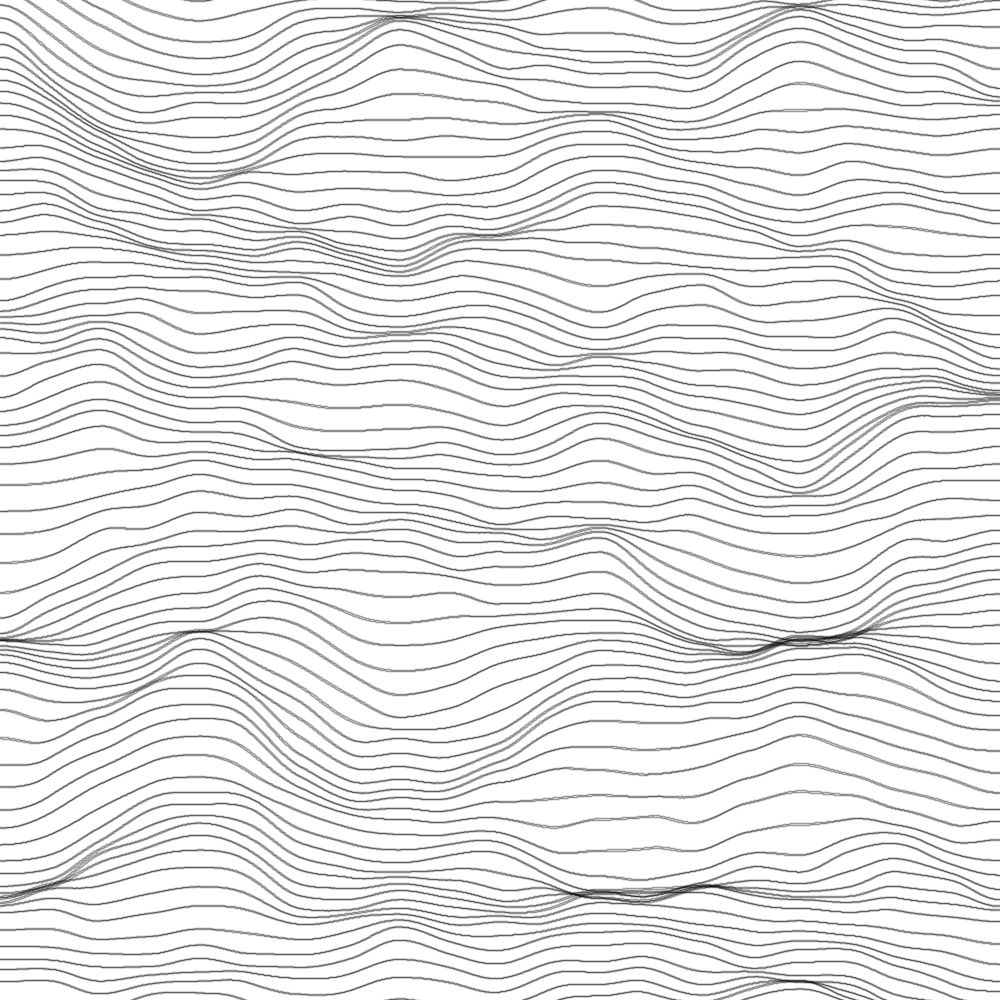
Frame 1 (no input)
Frame 60 (the mouse pressed at the canvas centre just before this capture): identical to frame 1, image omitted
Frame 120 (the mouse held since frame 60 and released just before this capture): identical to frame 1, image omitted

The Processing sketch that drew this single still picture (run headless with seeded random() and noise(); from frame 60 on, the mouse is pressed at the canvas centre):

// Processing sketch: linesAreNice
// ── linesAreNice.pde

class Terrain {
  float yi;
  
  Terrain(float y){
    yi = y;
  }

  void display() {
    beginShape();
    noFill();
    float noiseX =  0.008 * this.yi + zoff;
    for(int i = 0; i < width; i++) {
      float noiseY =  0.005 * i + zoff;
      float noiseVal = 200 * noise(noiseX, noiseY);

      vertex(i, this.yi + noiseVal);
      
    }
    endShape();
  }

}


int resy = 100;
Terrain[] lines;
float xoff, yoff, zoff;



void setup() {
  size(1000 , 1000);
  background(255);
  noiseSeed(250892);
  
  stroke(0, 100);
  strokeWeight(1.5);
  
  zoff = 0;
  lines = new Terrain[resy];

  noiseDetail(3, 0.4);
  
  // create array of lines
  for (int i = 0; i < resy; i++) {
    float y = floor(i * 1.3*height/resy); // hack to extend above the top border
    lines[i] = new Terrain(y - 0.3*height);
    lines[i].display();
  }
  
  // again!
  zoff +=0.01;
  stroke(0, 100);

  for (int i = 0; i < resy; i++) {
    float y = floor(i * 1.3*height/resy); // hack to extend above the top border
    lines[i] = new Terrain(y - 0.3*height);
    lines[i].display();
  }
  
  


}

void draw() {


}
